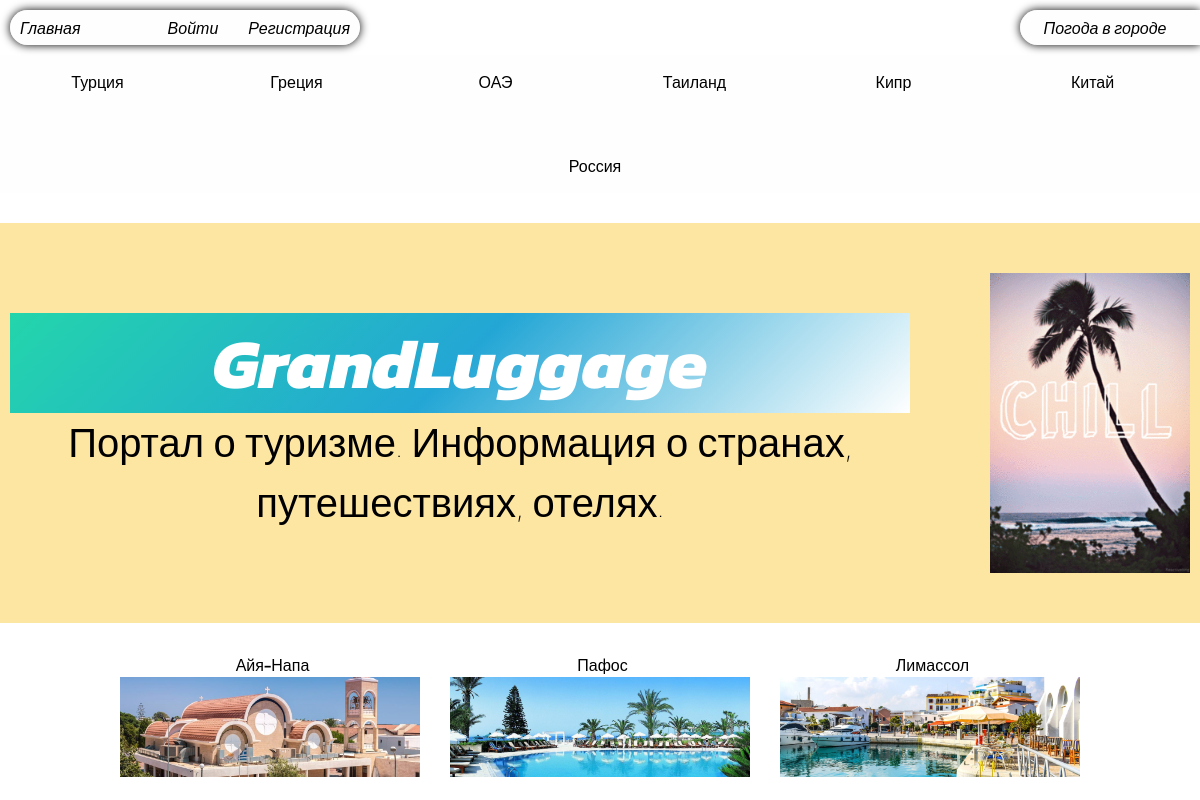
The app's page /category/kipr/ with its own data.
### blog/models.py (models this page shows, shortened)
class Country(models.Model):
    name = models.CharField(max_length=100, db_index=True)
    slug = models.SlugField(max_length=100, unique=True, db_index=True)
    photo = models.ImageField(upload_to='photos/%Y/%m/%d', blank=True)
    def __str__(self):
        return self.name
    def get_absolut_url(self):
        return reverse('category', kwargs={'cat_slug': self.slug})
    class Meta:
        verbose_name = 'Страна'
        verbose_name_plural = 'Страны'

class City(models.Model):
    title = models.CharField(max_length=255)
    slug = models.SlugField(max_length=255, unique=True, db_index=True)
    content = models.TextField(blank=True)
    photo = models.ImageField(upload_to='photos/%Y/%m/%d', blank=True)
    cat = models.ForeignKey('Country', on_delete=models.PROTECT, verbose_name='Страна')
    def get_absolut_url(self):
        return reverse('post', kwargs={'post_slug': self.slug})
    class Meta:
        verbose_name = 'Город'
        verbose_name_plural = 'Города'

### blog/views.py (the view)
# urls.py: path('category/<slug:cat_slug>/', BlogCategory.as_view(), name='category'),
class BlogCategory(ListView):
    model = City
    template_name = 'blog/index.html'
    context_object_name = 'posts'
    def get_queryset(self):
        return City.objects.filter(cat__slug=self.kwargs['cat_slug']).select_related('cat')
    def get_context_data(self, *, object_list=None, **kwargs):
        context = super().get_context_data(**kwargs)
        context['title'] = 'Категория - ' + str(context['posts'][0].cat)
        context['cat_selected'] = context['posts'][0].cat_id
        return context

### blog/templatetags/blog_tags.py (called while the page is built)
@register.inclusion_tag('blog/list_categories.html')
def show_categories(sort=None, cat_selected=0):
    if not sort:
        cats = Country.objects.all()
    else:
        cats = Country.objects.order_by(sort)
    return {'cats':cats, 'cat_selected': cat_selected}

### blog/templates/blog/index.html
{% extends 'blog/main.html' %}
{% load static %}
{% block content %}
{% if cat_selected != 0 %}
<ul class="main-content">
    {% for p in posts %}
    <li class="container-in-content">
        <a href="{{ p.get_absolut_url }}">
            <h2 class="text-title-post">{{ p.title }}</h2>
            <img src="{{ p.photo.url }}">
        </a>
    </li>
    {% endfor %}
</ul>
{% endif %}
{% endblock %}

### blog/templates/blog/list_categories.html
{% load static %}
{% for c in cats %}
    {% if c.pk == cat_selected %}
    <li class="block__in__categories"><p>{{ c.name }}</p></li>
    {% else %}
    <a href="{{ c.get_absolut_url }}" class="text__name__country">
        <li class="block__in__categories">
            <p>{{ c.name }}</p>
        </li>
    </a>
    {% endif %}
{% endfor %}

### blog/static/css/style.css (style rules this page uses)
* { margin: 0; }
body { background: url('../image/waves-crashing-on-beach.jpg'); background-size: cover; }
ul { padding: 0; }
li { list-style-type: none; }
.block__in__categories { border-radius: 30px; display: flex; text-align: center; justify-content: center; margin: 10px; width: 149px; height: 34px; align-items: center; }
.block__in__categories p { padding-right: 10px; font-family: 'Kanit', sans-serif; font-weight: 100; }
.text__name__country { display: flex; text-align: center; align-items: center; text-decoration: none; color: black; }
.main-content { margin-top: 20px; display: flex; justify-content: center; gap: 30px; }
.container-in-content { height: 150px; width: 300px; }
.container-in-content a { color: #000; text-decoration: none; }
.container-in-content h2 { padding-top: 10px; padding-left: 5px; font-family: 'Kanit', sans-serif; font-size: 16px; font-weight: 500; }
.container-in-content img { object-fit: cover; width: 300px; height: 100px; }
.text-title-post { text-align: center; }

### records on screen
Country: name "Турция"
Country: name "Греция"
Country: name "ОАЭ"
Country: name "Таиланд"
Country: name "Кипр"
Country: name "Китай"
Country: name "Россия"
City: title "Айя-Напа", photo (picture)
City: title "Пафос", photo (picture)
City: title "Лимассол", photo (picture)
